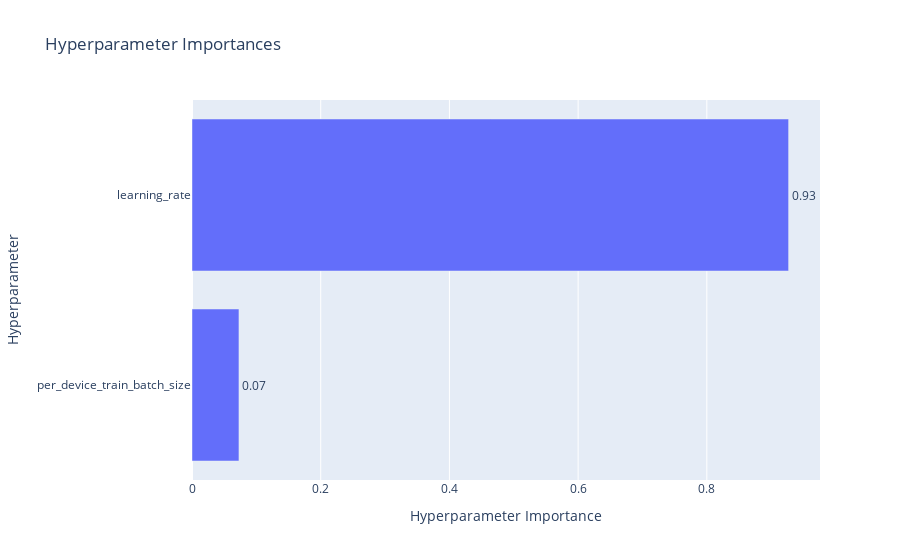

Here is the notebook cell this chart was saved with:
### Code cell
optuna.visualization.plot_param_importances(study)

### Figure 1 — Plotly figure (JSON) as saved in the notebook; plotly's stock layout.template omitted (floating-point values rounded to 4 significant figures)
{"data": [{"cliponaxis": false, "hovertemplate": ["per_device_train_batch_size (CategoricalDistribution): 0.07296183468173911<extra></extra>", "learning_rate (FloatDistribution): 0.9270381653182609<extra></extra>"], "name": "Objective Value", "orientation": "h", "text": ["0.07", "0.93"], "textposition": "outside", "type": "bar", "x": [0.07296, 0.927], "y": ["per_device_train_batch_size", "learning_rate"]}], "layout": {"title": {"text": "Hyperparameter Importances"}, "xaxis": {"title": {"text": "Hyperparameter Importance"}}, "yaxis": {"title": {"text": "Hyperparameter"}}}}
